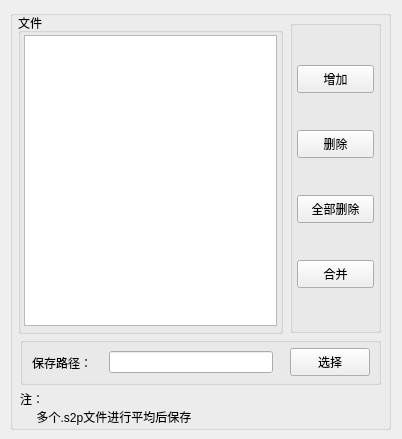
<?xml version="1.0" encoding="UTF-8"?>
<ui version="4.0">
 <class>CombineTools</class>
 <widget class="QWidget" name="CombineTools">
  <property name="geometry">
   <rect>
    <x>0</x>
    <y>0</y>
    <width>402</width>
    <height>439</height>
   </rect>
  </property>
  <property name="minimumSize">
   <size>
    <width>402</width>
    <height>439</height>
   </size>
  </property>
  <property name="maximumSize">
   <size>
    <width>402</width>
    <height>439</height>
   </size>
  </property>
  <property name="windowTitle">
   <string>Combine Tools</string>
  </property>
  <widget class="QGroupBox" name="groupBox">
   <property name="geometry">
    <rect>
     <x>10</x>
     <y>10</y>
     <width>381</width>
     <height>420</height>
    </rect>
   </property>
   <property name="title">
    <string/>
   </property>
   <widget class="QGroupBox" name="groupBox_2">
    <property name="geometry">
     <rect>
      <x>8</x>
      <y>3</y>
      <width>265</width>
      <height>321</height>
     </rect>
    </property>
    <property name="styleSheet">
     <string notr="true">font: 75 11pt &quot;楷体&quot;;</string>
    </property>
    <property name="title">
     <string>文件</string>
    </property>
    <layout class="QGridLayout" name="gridLayout">
     <property name="leftMargin">
      <number>3</number>
     </property>
     <property name="topMargin">
      <number>2</number>
     </property>
     <property name="rightMargin">
      <number>3</number>
     </property>
     <property name="bottomMargin">
      <number>5</number>
     </property>
     <item row="0" column="0">
      <widget class="QTableWidget" name="tableWidget"/>
     </item>
    </layout>
   </widget>
   <widget class="QLabel" name="label_2">
    <property name="geometry">
     <rect>
      <x>10</x>
      <y>377</y>
      <width>341</width>
      <height>41</height>
     </rect>
    </property>
    <property name="styleSheet">
     <string notr="true">font: 10pt &quot;楷体&quot;;</string>
    </property>
    <property name="text">
     <string>注：
     多个.s2p文件进行平均后保存</string>
    </property>
   </widget>
   <widget class="QGroupBox" name="groupBox_3">
    <property name="geometry">
     <rect>
      <x>280</x>
      <y>10</y>
      <width>91</width>
      <height>313</height>
     </rect>
    </property>
    <property name="styleSheet">
     <string notr="true">font: 11pt &quot;楷体&quot;;</string>
    </property>
    <property name="title">
     <string/>
    </property>
    <layout class="QVBoxLayout" name="verticalLayout">
     <property name="spacing">
      <number>0</number>
     </property>
     <property name="leftMargin">
      <number>4</number>
     </property>
     <property name="topMargin">
      <number>2</number>
     </property>
     <property name="rightMargin">
      <number>4</number>
     </property>
     <property name="bottomMargin">
      <number>2</number>
     </property>
     <item>
      <widget class="QPushButton" name="pushButton_add">
       <property name="minimumSize">
        <size>
         <width>0</width>
         <height>28</height>
        </size>
       </property>
       <property name="text">
        <string>增加</string>
       </property>
      </widget>
     </item>
     <item>
      <widget class="QPushButton" name="pushButton_del">
       <property name="minimumSize">
        <size>
         <width>0</width>
         <height>28</height>
        </size>
       </property>
       <property name="text">
        <string>删除</string>
       </property>
      </widget>
     </item>
     <item>
      <widget class="QPushButton" name="pushButton_delall">
       <property name="minimumSize">
        <size>
         <width>0</width>
         <height>28</height>
        </size>
       </property>
       <property name="text">
        <string>全部删除</string>
       </property>
      </widget>
     </item>
     <item>
      <widget class="QPushButton" name="pushButton_combine">
       <property name="minimumSize">
        <size>
         <width>0</width>
         <height>28</height>
        </size>
       </property>
       <property name="text">
        <string>合并</string>
       </property>
      </widget>
     </item>
    </layout>
   </widget>
   <widget class="QGroupBox" name="groupBox_4">
    <property name="geometry">
     <rect>
      <x>10</x>
      <y>327</y>
      <width>361</width>
      <height>48</height>
     </rect>
    </property>
    <property name="sizePolicy">
     <sizepolicy hsizetype="Preferred" vsizetype="Preferred">
      <horstretch>0</horstretch>
      <verstretch>0</verstretch>
     </sizepolicy>
    </property>
    <property name="styleSheet">
     <string notr="true">font: 11pt &quot;楷体&quot;;</string>
    </property>
    <property name="title">
     <string/>
    </property>
    <layout class="QHBoxLayout" name="horizontalLayout" stretch="1,3,1">
     <property name="spacing">
      <number>17</number>
     </property>
     <property name="topMargin">
      <number>0</number>
     </property>
     <property name="rightMargin">
      <number>8</number>
     </property>
     <property name="bottomMargin">
      <number>0</number>
     </property>
     <item>
      <widget class="QLabel" name="label">
       <property name="text">
        <string>保存路径：</string>
       </property>
      </widget>
     </item>
     <item>
      <widget class="QLineEdit" name="lineEdit_savepath"/>
     </item>
     <item>
      <widget class="QPushButton" name="pushButton_seclect">
       <property name="minimumSize">
        <size>
         <width>0</width>
         <height>28</height>
        </size>
       </property>
       <property name="text">
        <string>选择</string>
       </property>
      </widget>
     </item>
    </layout>
   </widget>
  </widget>
 </widget>
 <resources/>
 <connections/>
</ui>
